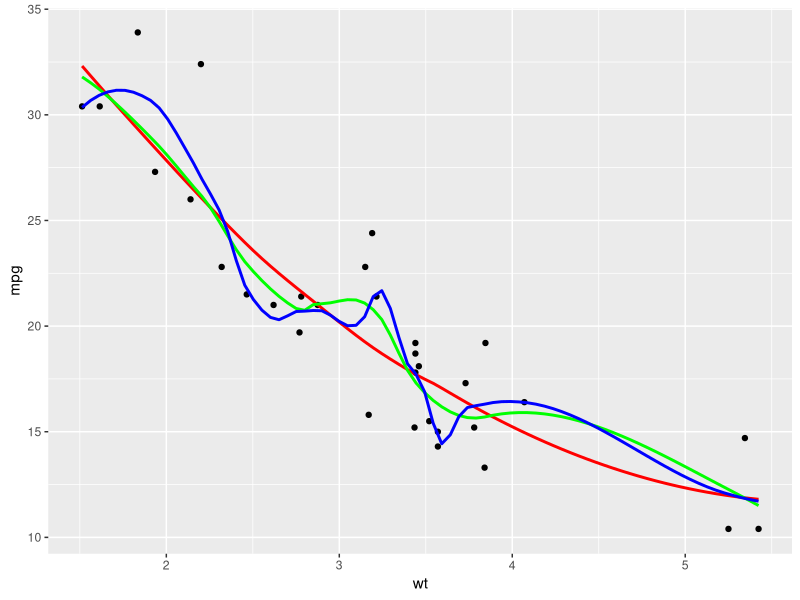
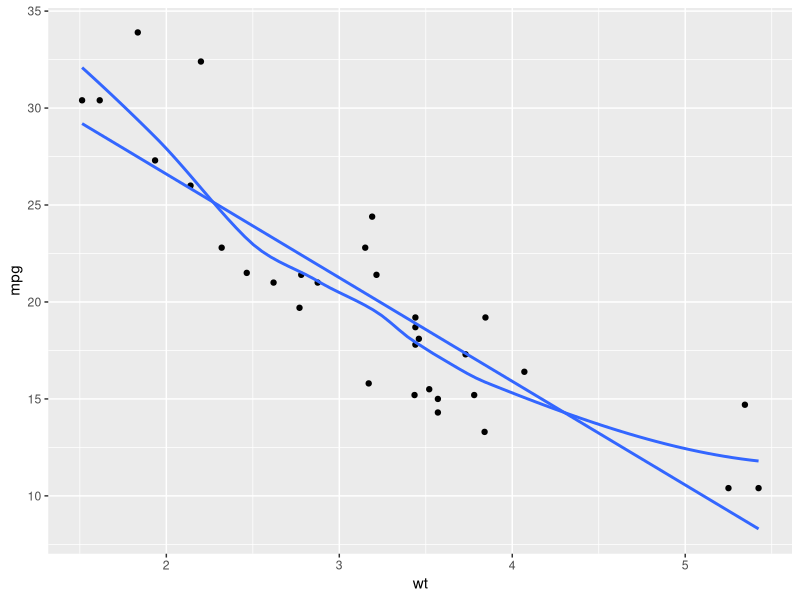
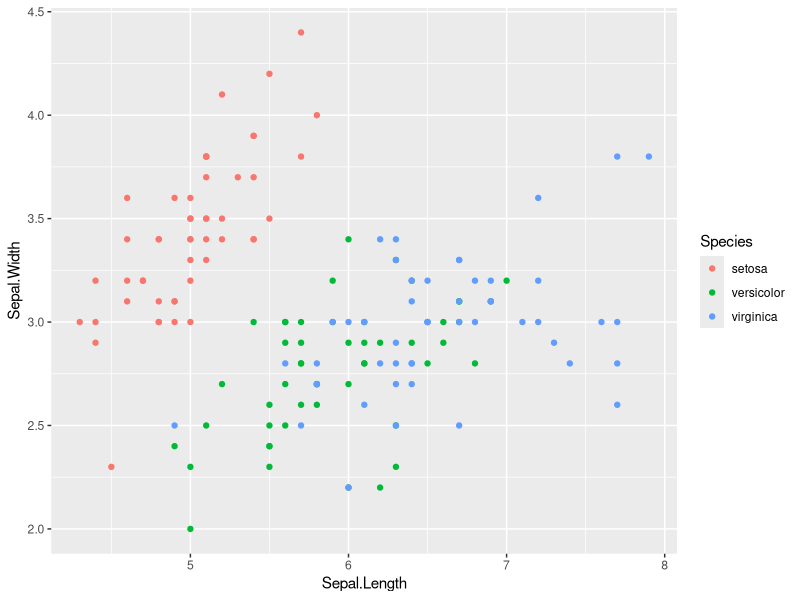
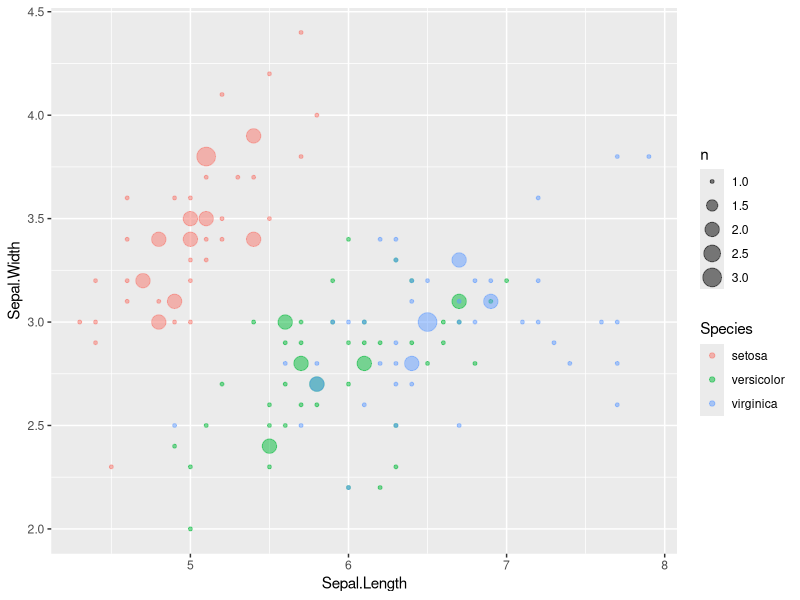
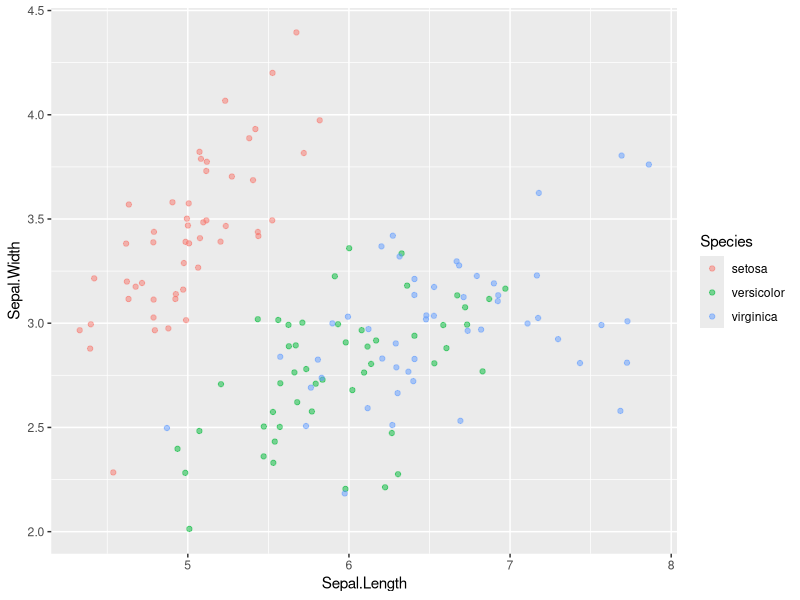
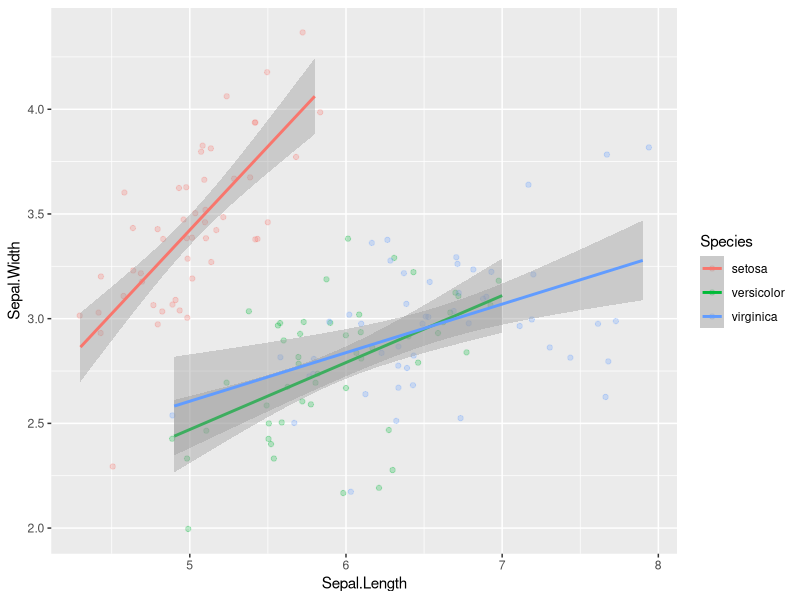
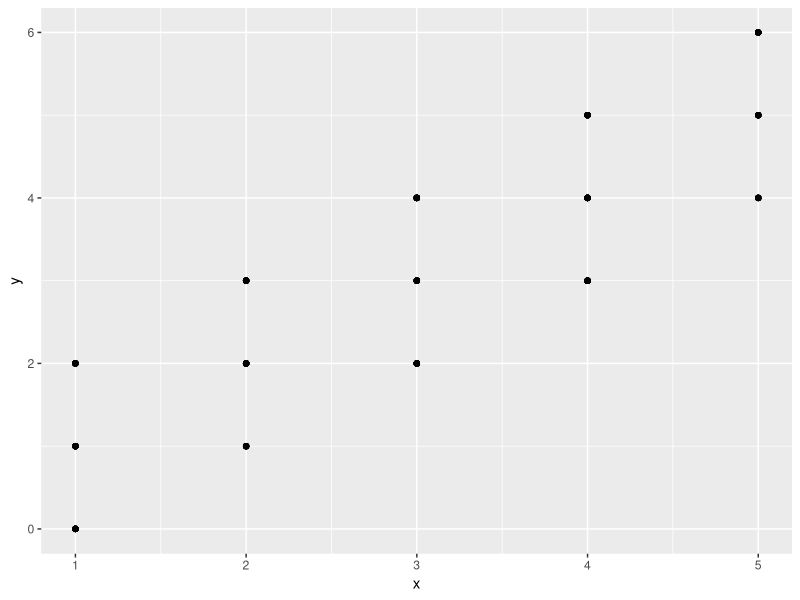
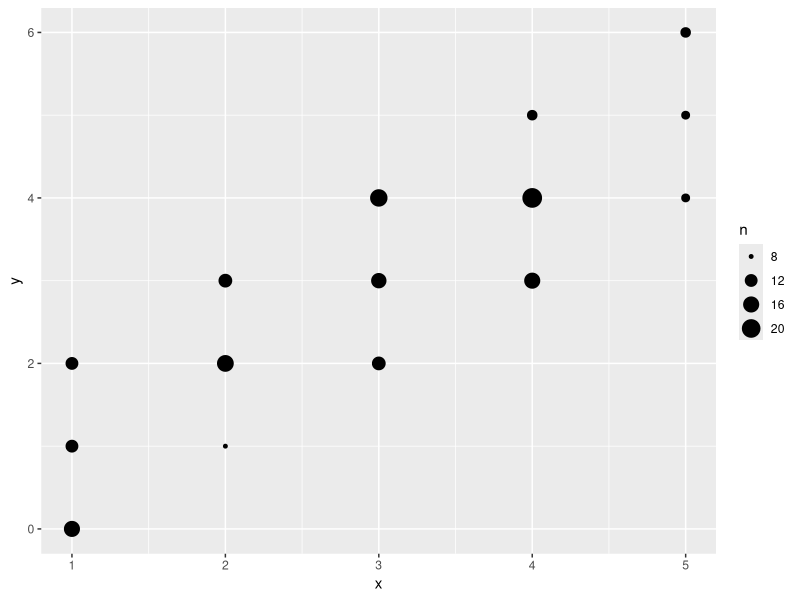

Generate these figures, in order, with R: (Note: this script raises an error after producing the figures.)
#
# stat_bin()     geom_histogram() geom_freqpoly()
# stat_count()   geom_bar()
# stat_smooth()  geom_smooth()
#
library(ggplot2)
library(dplyr)

ggplot(mtcars, aes(x = wt, y = mpg)) +
  geom_point() +
  # Add 3 smooth LOESS stats, varying span & color
  stat_smooth(se = FALSE, color = 'red', span = 0.9) +
  stat_smooth(se = FALSE, color = 'green', span = 0.6) +
  stat_smooth(se = FALSE, color = 'blue', span = 0.3)

ggplot(mtcars, aes(x = wt, y = mpg)) +
  geom_point() +
  # Add a smooth LOESS stat, no ribbon
  stat_smooth(se = FALSE) +
  # Add a smooth lin. reg. stat, no ribbon
  stat_smooth(method = 'lm', se = FALSE) 

# heteroscedasticity
## geom_count stat_sum()

ggplot(iris, aes(x = Sepal.Length, y = Sepal.Width, color = Species)) +
  geom_point()

ggplot(iris, aes(x = Sepal.Length, y = Sepal.Width, color = Species)) +
  geom_count(alpha = 0.5)

ggplot(iris, aes(x = Sepal.Length, y = Sepal.Width, color = Species)) +
  geom_jitter(alpha = 0.5)

ggplot(iris, aes(x = Sepal.Length, y = Sepal.Width, color = Species)) +
  geom_jitter(alpha = 0.25) +
  # Map the fill color to year_group, set the line size to 2
  stat_smooth(method = "lm")

# geom_quantile | stat_quantile
n <- 200
x <- sample(1:5, n, replace = TRUE)
y <- x + sample(-1:1, n, replace = TRUE)
df <- data.frame(x, y)
df

ggplot(df, aes(x, y)) + geom_point()
ggplot(df, aes(x, y)) + stat_sum()
ggplot(df, aes(x, y)) + geom_jitter()
ggplot(df, aes(x, y)) + geom_jitter(alpha = 0.25) + 
  stat_quantile(quantiles = c(0.05, 0.5, 0.95))

ggplot(df, aes(x, y)) + stat_sum()
ggplot(df, aes(x, y)) + stat_sum() + scale_size(range = c(1, 10))
ggplot(df, aes(x, y)) + stat_sum(aes(size = ..prop..))
ggplot(df, aes(x, y, group = x)) + stat_sum(aes(size = ..prop..))

# mean_sdl
mean_sdl(x)
mean_sdl(x, 2) # -2 +2 sd

mean_cl_normal(x) # 95% -0.025 + 0.025

n <- 200
x <- sample(1:5, n, replace = TRUE)
y <- x + 2 + sample(-2:2, n, replace = TRUE)
df2a <- data.frame(x, y, z = 'A')
y <- x + 4 + sample(-2:2, n, replace = TRUE)
df2b <- data.frame(x, y, z = 'B')
y <- x + 6 + sample(-2:2, n, replace = TRUE)
df2c <- data.frame(x, y, z = 'C')
df2 <- rbind(df2a, df2b, df2c)
ggplot(df2, aes(x, y, color = z)) + geom_jitter()
# position_jitter
# position_dodge
# position_jitterdodge
ggplot(df2, aes(x, y, color = z)) + geom_point(position = position_jitter(width = 0.2))
ggplot(df2, aes(x, y, color = z)) + geom_point(position = position_dodge(width = 0.1))
ggplot(df2, aes(x, y, color = z)) + geom_point(
  position = position_jitterdodge(jitter.width = 0.2, dodge.width = 0.1)
)

ggplot(df2, aes(z, y)) + stat_summary(fun.data = mean_sdl, fun.args = list(mult = 1))
df2 %>%
  group_by(z) %>%
  summarise(y_bar = mean(y), s = sd(y)) %>%
  mutate(lw = y_bar - 1*s, up = y_bar + 1*s) %>%
  ggplot(aes(z, y_bar)) + geom_pointrange(aes(ymin = lw, ymax = up))

ggplot(df2, aes(z, y)) +
  stat_summary(fun = mean, geom = 'point') +
  stat_summary(fun.data = mean_sdl, fun.args = list(mult = 1), geom = 'errorbar', width = 0.1)

# stat_summary()
# stat_fubction()
# stat_qq()
n <- 200
xmean <- 10
xsd <- 2
df3 <- data.frame(x = rnorm(n, xmean, xsd))

b <- 40
ggplot(df3, aes(x)) + geom_histogram(bins = b)
ggplot(df3, aes(x)) + geom_histogram(bins = b) + geom_rug()

ggplot(df3, aes(x)) + geom_histogram(aes(y = ..density..), bins = b)
ggplot(df3, aes(x)) + geom_histogram(aes(y = ..density..), bins = b) + geom_rug()

ggplot(df3, aes(x)) + geom_histogram(aes(y = ..density..), bins = b) +
  geom_rug() +
  stat_function(
    fun = dnorm,
    color = 'red',
    args = list(mean = xmean, sd = xsd)
  )

ggplot(df3, aes(sample = x)) + stat_qq() + geom_qq_line()
ggplot(df3, aes(sample = x)) + stat_qq() + geom_qq_line(col = 'red')

# coord_cartesian

n <- 200
x <- runif(n, 1, 5)
y <- x + 2 + runif(n, -2, 2)
df4a <- data.frame(x, y, z = 'A')
y <- x + 4 + runif(n, -2, 2)
df4b <- data.frame(x, y, z = 'B')
y <- x + 6 + runif(n, -2, 2)
df4c <- data.frame(x, y, z = 'C')
df4 <- rbind(df4a, df4b, df4c)
ggplot(df4, aes(x, y, color = z)) +
  geom_point() +
  geom_smooth(method = 'lm') +
  coord_cartesian(xlim = c(0, 6))

ggplot(df4, aes(x, y, color = z)) +
  geom_point() +
  geom_smooth(method = 'lm') +
  coord_fixed()

ggplot(df4, aes(x, y, color = z)) +
  geom_point() +
  geom_smooth(method = 'lm') +
  coord_fixed(ratio = 0.5)

# log coord log scale

n <- 100
x <- 10^runif(n, -2, 3)
y <- runif(n, 1, 3)
df5 <- data.frame(x, y)
ggplot(df5, aes(x, y)) + geom_point()
ggplot(df5, aes(log10(x), y)) + geom_point()
ggplot(df5, aes(log10(x), y)) + geom_point() + annotation_logticks()

ggplot(df5, aes(x, y)) + geom_point() + scale_x_log10()

ggplot(df5, aes(x, y)) + geom_point() + coord_trans(x = 'log10')

# coord_flip()
ggplot(df4, aes(x, y, color = z)) +
  geom_point() +
  geom_smooth(method = 'lm')

ggplot(df4, aes(x, y, color = z)) +
  geom_point() +
  geom_smooth(method = 'lm') +
  coord_flip()

# coord_polar()

df5 <- data.frame(x = 0:40, y = 0:40/2)
ggplot(df5, aes(x, y)) + geom_line() + coord_fixed()
ggplot(df5, aes(x, y)) + geom_line() + coord_polar()
ggplot(df5, aes(x, y)) + geom_line() + coord_polar(theta = 'y')

# facet

a <- iris[c('Sepal.Length', 'Sepal.Width', 'Species')]
names(a) <- c('Length', 'Width', 'Species')
a[['Part']] <- 'Sepal'
b <- iris[c('Petal.Length', 'Petal.Width', 'Species')]
names(b) <- c('Length', 'Width', 'Species')
b[['Part']] <- 'Petal'
iris_w <- rbind(a, b)
iris_w
